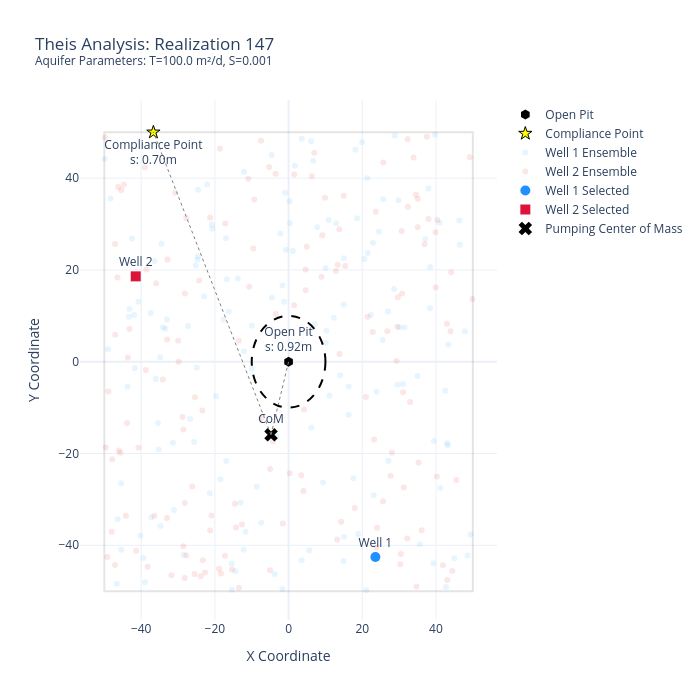

The notebook cell this image was saved under:
### Code cell
##############
### set up ###
##############

fig = go.Figure()

# access the underlying dataframe using the internal _df attribute
df = pop._df

######################################
### two well example visualization ###
######################################

# domain
fig.add_shape(type="rect", x0=x_min, y0=y_min, x1=x_max, y1=y_max, line=dict(color="black"), opacity=0.1)

# no-go area
fig.add_shape(type="circle", x0=-no_go_radius, y0=-no_go_radius, x1=no_go_radius, y1=no_go_radius, line=dict(color="black", dash="dash"))

# targets with drawdown labels
fig.add_trace(go.Scatter(x=[0], y=[0], mode='markers+text', text=[f"Open Pit<br>s: {s_pit:.2f}m"],
                         marker=dict(color='black', size=10, symbol='hexagon'), name="Open Pit", textposition="top center"))

fig.add_trace(go.Scatter(x=[xc_val], y=[Yc], mode='markers+text', text=[f"Compliance Point<br>s: {s_compliance:.2f}m"],
                         marker=dict(color='yellow', size=10, symbol='star', line=dict(width=1, color='black')), 
                         name="Compliance Point", textposition="top center" if Yc == y_min else "bottom center"))

# well ensembles
fig.add_trace(go.Scatter(x=df["well_1_x"], y=df["well_1_y"], mode='markers', marker=dict(color='lightskyblue', opacity=0.2), name="Well 1 Ensemble"))
fig.add_trace(go.Scatter(x=df["well_2_x"], y=df["well_2_y"], mode='markers', marker=dict(color='lightcoral', opacity=0.2), name="Well 2 Ensemble"))

# selected wells
fig.add_trace(go.Scatter(x=[pst.parameter_data.loc["well_1_x", "parval1"]], y=[pst.parameter_data.loc["well_1_y", "parval1"]],
                         mode='markers+text', text=["Well 1"], marker=dict(color='dodgerblue', size=10), name="Well 1 Selected", textposition="top center"))
fig.add_trace(go.Scatter(x=[pst.parameter_data.loc["well_2_x", "parval1"]], y=[pst.parameter_data.loc["well_2_y", "parval1"]],
                         mode='markers+text', text=["Well 2"], marker=dict(color='crimson', size=10, symbol='square'), name="Well 2 Selected", textposition="top center"))

# CoM and distance lines
fig.add_trace(go.Scatter(x=[com_x], y=[com_y], mode='markers+text', text=["CoM"], marker=dict(color='black', size=12, symbol='x'), name="Pumping Center of Mass", textposition="top center"))
fig.add_trace(go.Scatter(x=[com_x, xc_val, None, com_x, 0], y=[com_y, Yc, None, com_y, 0], 
                         mode='lines', line=dict(color='grey', width=1, dash='dot'), showlegend=False))

fig.update_layout(
    xaxis_title="X Coordinate", 
    yaxis_title="Y Coordinate", 
    template="plotly_white", 
    width=700, 
    height=700,
    title=(f"Theis Analysis: Realization {selected_real}<br>"
           f"<sup>Aquifer Parameters: T={T_val} m²/d, S={S_val}</sup>")
)

fig.show()

### Figure 1 — Plotly figure (JSON) as saved in the notebook; plotly's stock layout.template omitted (floating-point values rounded to 4 significant figures; data arrays with more than 128 entries replaced by an {"elided": "..."} marker saying what was removed)
{"data": [{"marker": {"color": "black", "size": 10, "symbol": "hexagon"}, "mode": "markers+text", "name": "Open Pit", "text": ["Open Pit<br>s: 0.92m"], "textposition": "top center", "type": "scatter", "x": [0], "y": [0]}, {"marker": {"color": "yellow", "line": {"color": "black", "width": 1}, "size": 10, "symbol": "star"}, "mode": "markers+text", "name": "Compliance Point", "text": ["Compliance Point<br>s: 0.70m"], "textposition": "bottom center", "type": "scatter", "x": [-36.68], "y": [50]}, {"marker": {"color": "lightskyblue", "opacity": 0.2}, "mode": "markers", "name": "Well 1 Ensemble", "type": "scatter", "x": {"elided": "150 float values"}, "y": {"elided": "150 float values"}}, {"marker": {"color": "lightcoral", "opacity": 0.2}, "mode": "markers", "name": "Well 2 Ensemble", "type": "scatter", "x": {"elided": "150 float values"}, "y": {"elided": "150 float values"}}, {"marker": {"color": "dodgerblue", "size": 10}, "mode": "markers+text", "name": "Well 1 Selected", "text": ["Well 1"], "textposition": "top center", "type": "scatter", "x": [23.56], "y": [-42.56]}, {"marker": {"color": "crimson", "size": 10, "symbol": "square"}, "mode": "markers+text", "name": "Well 2 Selected", "text": ["Well 2"], "textposition": "top center", "type": "scatter", "x": [-41.48], "y": [18.6]}, {"marker": {"color": "black", "size": 12, "symbol": "x"}, "mode": "markers+text", "name": "Pumping Center of Mass", "text": ["CoM"], "textposition": "top center", "type": "scatter", "x": [-4.758], "y": [-15.93]}, {"line": {"color": "grey", "dash": "dot", "width": 1}, "mode": "lines", "showlegend": false, "type": "scatter", "x": [-4.758, -36.68, null, -4.758, 0], "y": [-15.93, 50, null, -15.93, 0]}], "layout": {"height": 700, "shapes": [{"line": {"color": "black"}, "opacity": 0.1, "type": "rect", "x0": -50, "x1": 50, "y0": -50, "y1": 50}, {"line": {"color": "black", "dash": "dash"}, "type": "circle", "x0": -10, "x1": 10, "y0": -10, "y1": 10}], "title": {"text": "Theis Analysis: Realization 147<br><sup>Aquifer Parameters: T=100.0 m²/d, S=0.001</sup>"}, "width": 700, "xaxis": {"title": {"text": "X Coordinate"}}, "yaxis": {"title": {"text": "Y Coordinate"}}}}
